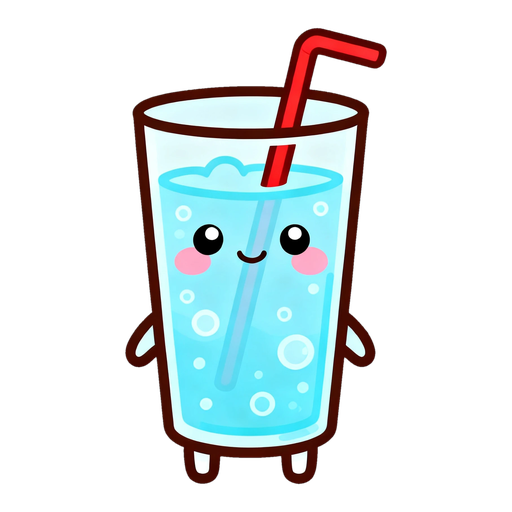
#> input picture koi16/img/LVTP.png, 512 x 512 px
$ python koi16_cutout.py ../koi16/img/LVTP.png ../koi16/img/LVTC.png
#> lines starting #> are read from the running program, lines starting #| are printed output that depends on the picture
#!/usr/bin/env python3
"""
恋のかたち診断（koi16）のキャラクター画像の、白い背景（や描きこまれた市松模様）を消して、透明な背景の PNG にする。
キャラクターの太いふちどりの外側の、白・薄いグレーの部分だけを消す（ふちどりの内側の白は残る）。
使い方：
    python3 -I tools/koi16_cutout.py 元の画像 koi16/img/LVTP.png
  取っ手の輪の中など、ふちどりに囲まれた白い背景は外から消せないので、元の画像の中の位置（x,y）を足して消す：
    python3 -I tools/koi16_cutout.py 元の画像 koi16/img/LVTC.png 1480,1080
  そのあと koi16/index.html の CHARA_IMG にタイプの4文字を足す。
"""
import sys
from PIL import Image, ImageFilter
from collections import deque
src, dst = sys.argv[1], sys.argv[2]
holes = [tuple(int(v) for v in h.split(',')) for h in sys.argv[3:]]
im = Image.open(src).convert('RGB')
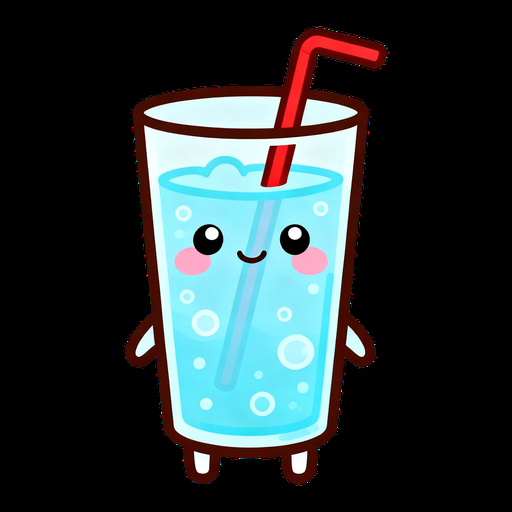
#> im: PIL image 512x512 RGB; mean R, G, B 44, 55.1, 56.8
W, H = im.size
#> W = 512; H = 512
px = im.load()
def bg(c):  # 白・薄いグレーの市松（色みがほとんどなく、明るい）
    r, g, b = c
    return min(r, g, b) >= 228 and max(r, g, b) - min(r, g, b) <= 14
mask = bytearray(W * H)  # 1 = 背景
q = deque()
for x in range(W):
    for y in (0, H - 1):
        if bg(px[x, y]) and not mask[y * W + x]: mask[y * W + x] = 1; q.append((x, y))
for y in range(H):
    for x in (0, W - 1):
        if bg(px[x, y]) and not mask[y * W + x]: mask[y * W + x] = 1; q.append((x, y))
for x, y in holes:   # 囲まれた背景（取っ手の輪の中など）
    if bg(px[x, y]) and not mask[y * W + x]: mask[y * W + x] = 1; q.append((x, y))
while q:
    x, y = q.popleft()
    for nx, ny in ((x+1,y),(x-1,y),(x,y+1),(x,y-1)):
        if 0 <= nx < W and 0 <= ny < H and not mask[ny * W + nx] and bg(px[nx, ny]):
            mask[ny * W + nx] = 1; q.append((nx, ny))
#> this loop made 0 passes
alpha = Image.frombytes('L', (W, H), bytes(255 - 255 * m for m in mask))
#> alpha: PIL image 512x512 L; every value is 255
alpha = alpha.filter(ImageFilter.MinFilter(3)).filter(ImageFilter.GaussianBlur(1.2))  # ふちを少しなめらかに
out = im.convert('RGBA'); out.putalpha(alpha)
bbox = alpha.point(lambda a: 255 if a > 20 else 0).getbbox()
out = out.crop(bbox)
s = max(out.size); pad = int(s * 0.06); side = s + pad * 2
sq = Image.new('RGBA', (side, side), (0, 0, 0, 0))
#> sq: PIL image 572x572 RGBA; every value is 0
sq.paste(out, ((side - out.size[0]) // 2, (side - out.size[1]) // 2), out)
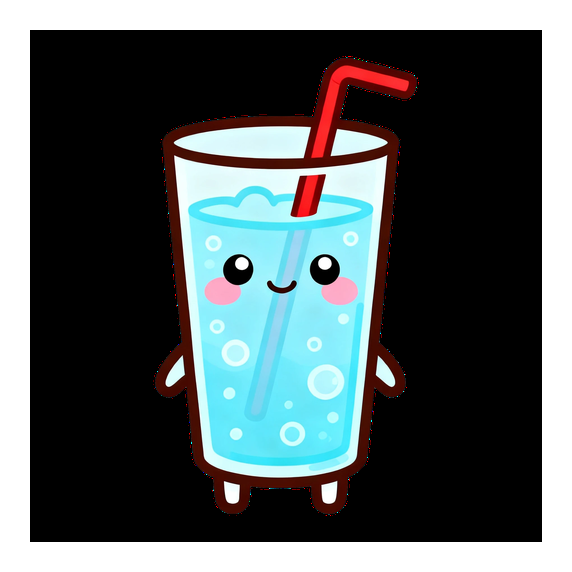
#> sq: PIL image 572x572 RGBA; mean R, G, B, A 35.2, 44.1, 45.5, 204.3; transparent parts drawn white
sq2 = sq.resize((512, 512), Image.LANCZOS)
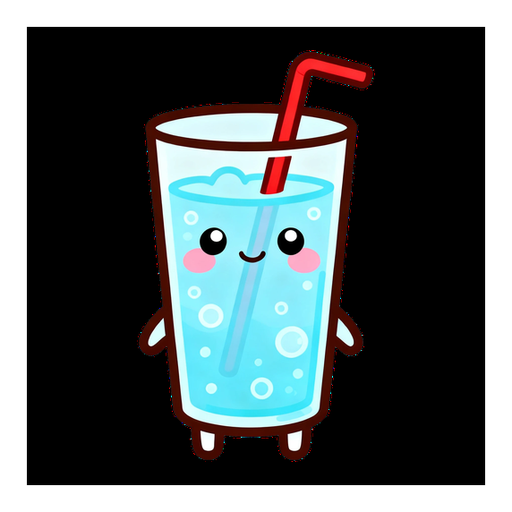
#> sq2: PIL image 512x512 RGBA; mean R, G, B, A 35.3, 44.1, 45.5, 204.3; transparent parts drawn white
sq2.save(dst, optimize=True)
# サイトで使うのは軽い .webp（見た目は同じ・大きさは約5分の1）
sq2.save(dst[:-4] + '.webp', 'WEBP', quality=88, method=6, alpha_quality=100)
print('saved', dst, 'transparent px:', sum(mask))
#| saved ../koi16/img/LVTC.png transparent px: 0

$ run again, with koi16/img/LASC.png copied over koi16/img/LVTP.png
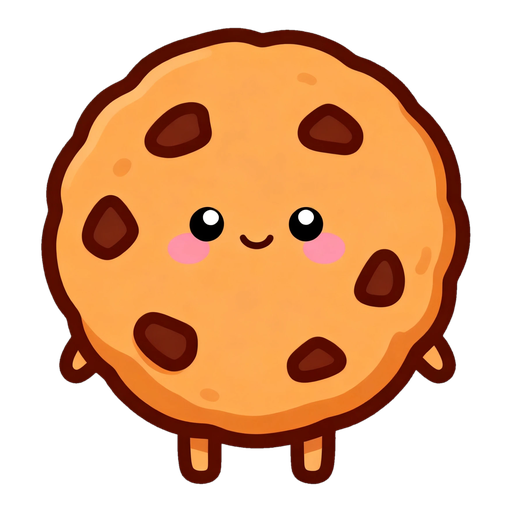
#> input picture koi16/img/LASC.png, 512 x 512 px
#> `im = Image.open(src).convert('RGB')`:
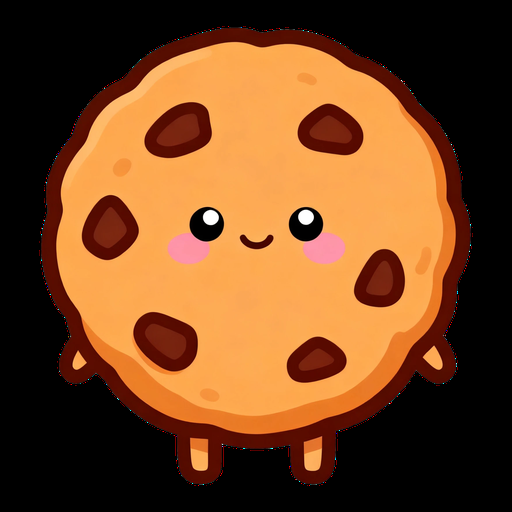
#> im: PIL image 512x512 RGB; mean R, G, B 115.6, 69.3, 33.4
#> alpha: PIL image 512x512 L; every value is 255
#> `sq2 = sq.resize((512, 512), Image.LANCZOS)`:
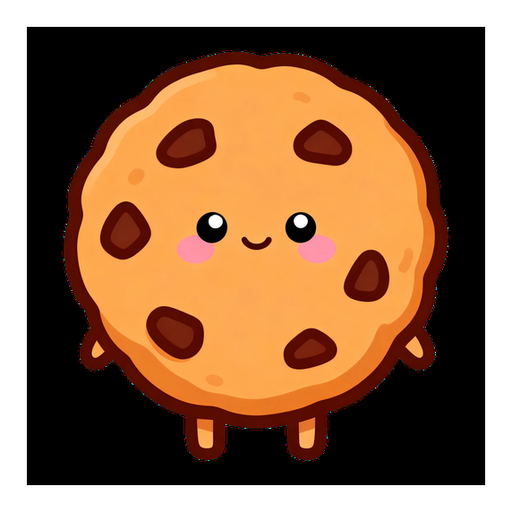
#> sq2: PIL image 512x512 RGBA; mean R, G, B, A 92.7, 55.5, 26.8, 204.3; transparent parts drawn white
#| saved ../koi16/img/LVTC.png transparent px: 0

$ run again, with koi16/img/LASP.png copied over koi16/img/LVTP.png
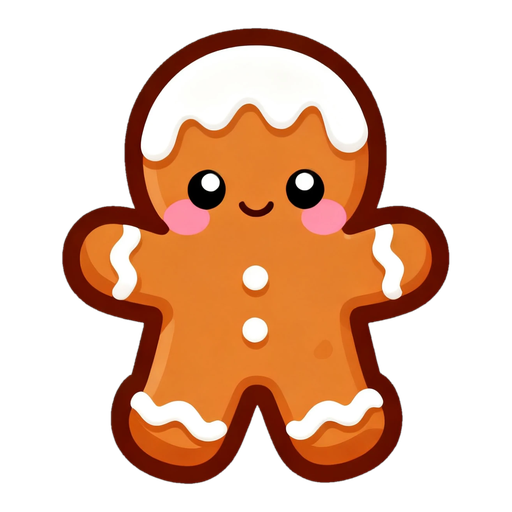
#> input picture koi16/img/LASP.png, 512 x 512 px
#> `im = Image.open(src).convert('RGB')`:
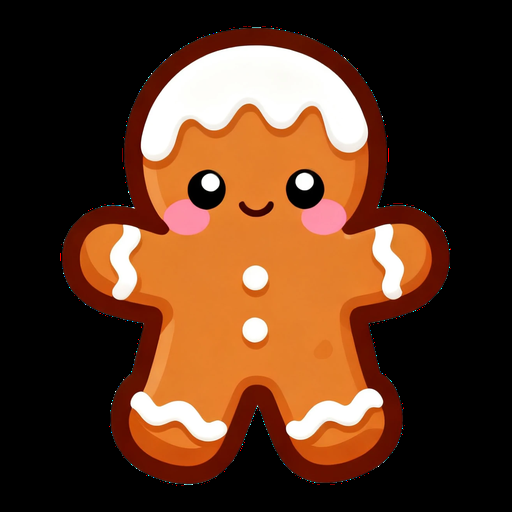
#> im: PIL image 512x512 RGB; mean R, G, B 90.1, 54.6, 33.4
#> alpha: PIL image 512x512 L; every value is 255
#> `sq2 = sq.resize((512, 512), Image.LANCZOS)`:
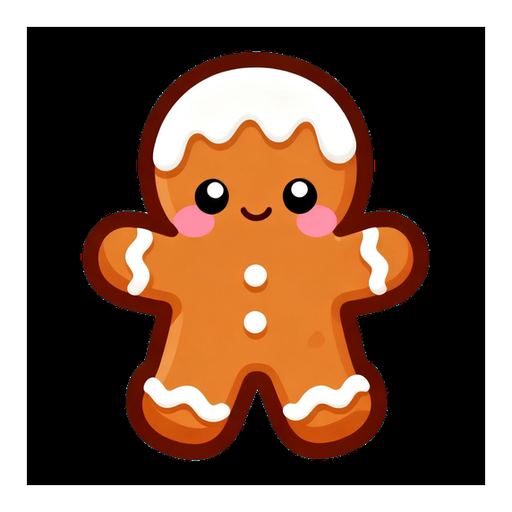
#> sq2: PIL image 512x512 RGBA; mean R, G, B, A 72.3, 43.8, 26.8, 204.3; transparent parts drawn white
#| saved ../koi16/img/LVTC.png transparent px: 0

$ run again, with koi16/img/LATC.png copied over koi16/img/LVTP.png
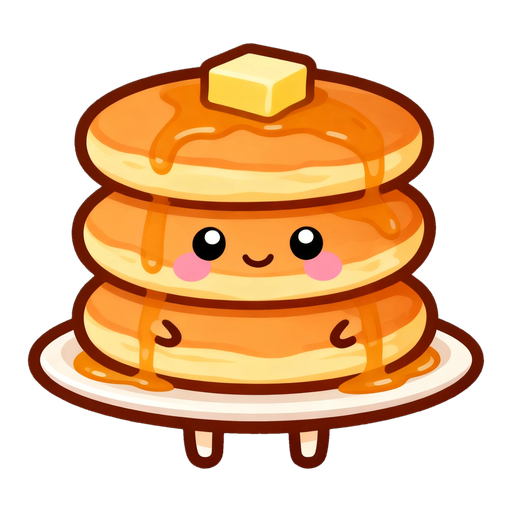
#> input picture koi16/img/LATC.png, 512 x 512 px
#> `im = Image.open(src).convert('RGB')`:
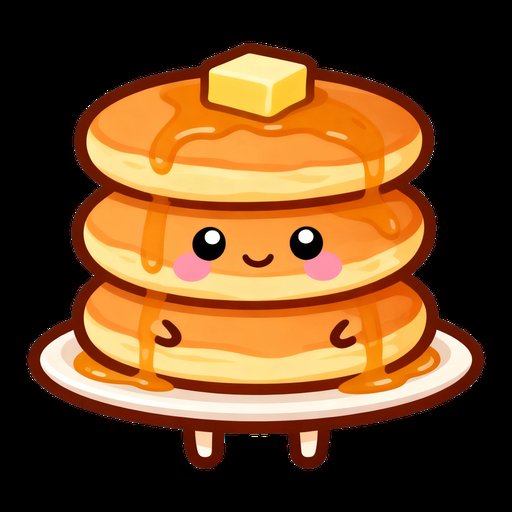
#> im: PIL image 512x512 RGB; mean R, G, B 109.5, 71.1, 35.3
#> alpha: PIL image 512x512 L; every value is 255
#> `sq2 = sq.resize((512, 512), Image.LANCZOS)`:
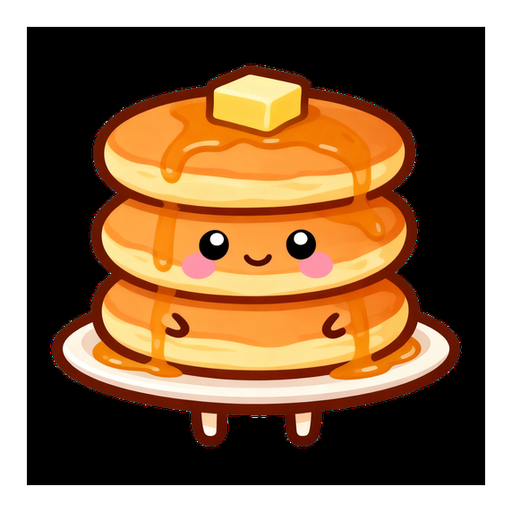
#> sq2: PIL image 512x512 RGBA; mean R, G, B, A 87.8, 57, 28.4, 204.3; transparent parts drawn white
#| saved ../koi16/img/LVTC.png transparent px: 0
